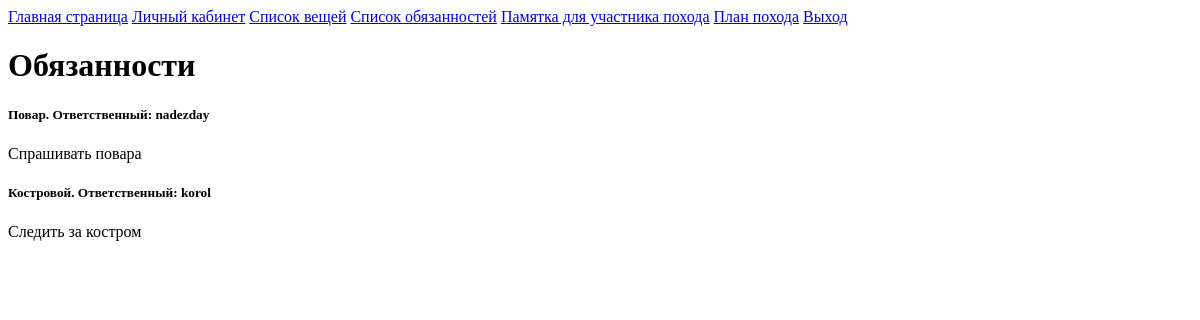
The page /duties_list (signed in) on the database as committed earlier.
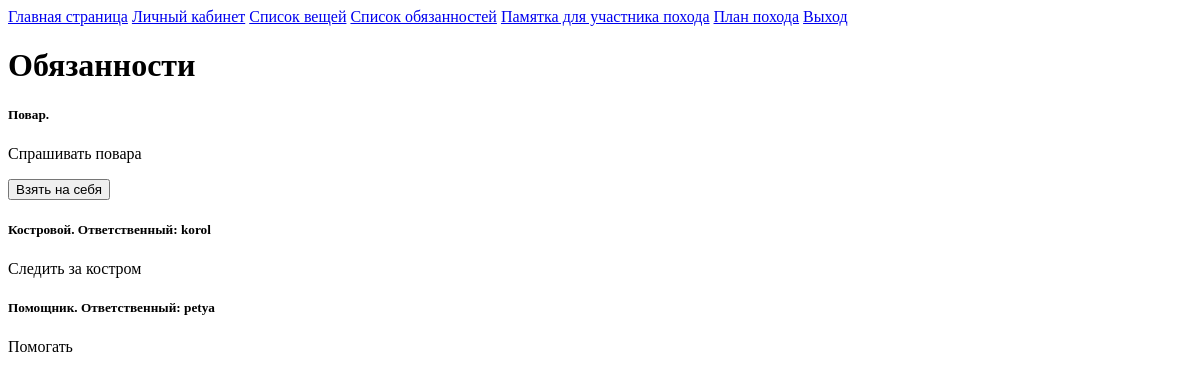
The same page on the database as committed later.
### App/models.py (models this page shows)
class Duty(models.Model):
    name = models.CharField(max_length=255)
    description = models.TextField()
    keeper = models.ForeignKey(User, on_delete=models.CASCADE, default=None, blank=True, null=True)

### App/views.py (the view, shortened to what this page needs)
# urls.py: path('duties_list', duties_list),
def duties_list(request):
    if request.user.is_authenticated:
        if request.method == 'GET':
            is_moder = False
            if request.user.groups.filter(name='moders').exists():
                is_moder = True
            duties = Duty.objects.all()
            return render(request, 'duties_list.html', {'duties': duties, 'is_moder': is_moder})
    else:
        return redirect('/login_page')

### App/templates/duties_list.html (shortened to what this page needs)
<!DOCTYPE html>
<html lang="en">
<head>
</head>
<body>
<a href="/home_page">Главная страница</a>
<a href="/user_cab">Личный кабинет</a>
<a href="/objects_list/nofood">Список вещей</a>
<a href="/duties_list">Список обязанностей</a>
<a href="/reference">Памятка для участника похода</a>
<a href="/plan">План похода</a>
<a href="/logout_page">Выход</a>
<h1>Обязанности</h1>
{% for duty in duties %}
    <form method="POST">
        <h5>{{duty.name}}. {% if duty.keeper != None %}Ответственный: {{duty.keeper}}{% endif %}</h5>
        <p>{{duty.description}}</p>
        {% if duty.keeper == None %}
            <input type="submit" name="take" value="Взять на себя">
        {% endif %}
    </form>
{% endfor %}
</body>
</html>

Rows that differ between the two databases and show on the page:
changed Duty "Спрашивать повара": take (not shown) → "Взять на себя"; keeper "nadezday" → (not shown)
added Duty: name "Помощник", keeper "petya", description "Помогать"
